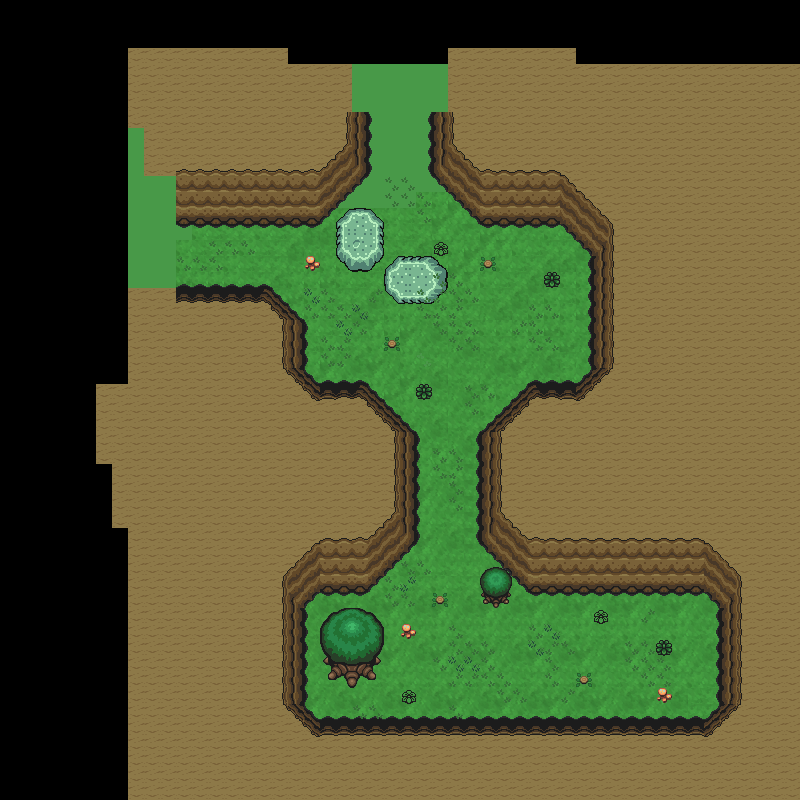

This game map was drawn from its Tiled (.tmx) file and the tilesets committed beside it. A one-line description and the trimmed map source follow:
An orthogonal 50x50 tile map with 16x16 px tiles, 4 tile layers (Tile Layer 1, Tile Layer 2, Tile Layer 3, Tile Layer 4), 8 tilesets.

<map version="1.0" orientation="orthogonal" width="50" height="50" tilewidth="16" tileheight="16">
 <tileset firstgid="1" name="1" tilewidth="16" tileheight="16">
  <image source="tileset/1 - ground.png" width="800" height="800" />
 </tileset>
 <tileset firstgid="2501" name="2" tilewidth="16" tileheight="16">
  <image source="tileset/2 - cliff.png" width="800" height="800" />
 </tileset>
 <tileset firstgid="5001" name="3" tilewidth="16" tileheight="16">
  <image source="tileset/3 - bridge.png" width="800" height="800" />
 </tileset>
 <tileset firstgid="7501" name="4" tilewidth="16" tileheight="16">
  <image source="tileset/4 - house.png" width="800" height="800" />
 </tileset>
 <tileset firstgid="10001" name="5" tilewidth="16" tileheight="16">
  <image source="tileset/5 - forest.png" width="800" height="800" />
 </tileset>
 <tileset firstgid="12501" name="6" tilewidth="16" tileheight="16">
  <image source="tileset/6 - town.png" width="800" height="800" />
 </tileset>
 <tileset firstgid="15001" name="7" tilewidth="16" tileheight="16">
  <image source="tileset/7 - interior wall.png" width="800" height="800" />
 </tileset>
 <tileset firstgid="17501" name="8" tilewidth="16" tileheight="16">
  <image source="tileset/8- interior.png" width="800" height="800" />
 </tileset>
 <layer name="Tile Layer 1" width="50" height="50">
  <data>[2500 cells, 1964 non-empty, 11 distinct tile ids]</data>
 </layer>
 <layer name="Tile Layer 2" width="50" height="50">
  <data>[2500 cells, 790 non-empty, 196 distinct tile ids]</data>
 </layer>
 <layer name="Tile Layer 3" width="50" height="50">
  <data>[2500 cells, 24 non-empty, 24 distinct tile ids]</data>
 </layer>
 <layer name="Tile Layer 4" width="50" height="50">
  <data>[2500 cells, 133 non-empty, 35 distinct tile ids]</data>
 </layer>
</map>
